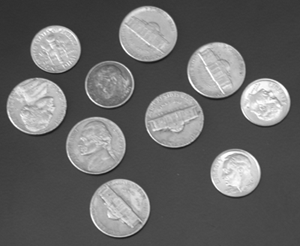
#> input picture images/gray/ten_coins.png, 300 x 246 px
$ python example_7_cc.py   (older library calls are emulated)
#> lines starting #> are read from the running program, lines starting #| are printed output that depends on the picture; after the words box and inside, x2 and y2 are one past the last pixel; in counts of white or black regions, pixels touching at a corner belong together
### pai_basis/pai_io.py
'''
Created on Aug 1, 2019

@author: jsaavedr
io functions
'''
import skimage.io as skio
import numpy as np
import basis

def imread(filename, as_gray = False):
#> called with filename = '../images/gray/ten_coins.png', as_gray = True
    image = skio.imread(filename, as_gray = as_gray)
#> image is the input picture: shape (246, 300); min 23, max 255, mean 103
    if image.dtype == np.float64 :
        image = basis.to_uint8(image)
    return image

### pai_basis/basis.py
'''
pai_basic.basis module
A set of basic functions to operate on gray-scale images
@author: jsaavedr
'''
import numpy as np
import scipy.ndimage.filters as nd_filters

#get histogram of an image
def get_histogram(gray_im):
    h=np.zeros(256, dtype=np.float32)
    for i in range(gray_im.shape[0]):
        for j in range(gray_im.shape[1]):
            h[gray_im[i,j]]+=1.0
    return h
#----------------------------------------------
def threshold(gray_im, th):
    bin_im = np.zeros(gray_im.shape, np.uint8)
    bin_im[gray_im>=th]=1
    return bin_im
#----------------------------------------------
#compute accum
def get_accum(histogram, length=256):
    accum=np.zeros(length)
    accum[0]=histogram[0]
    for i in range(1,length):
        accum[i]=accum[i-1]+histogram[i]
    return accum

#det otsu
def get_threshold_otsu(gray_im):
    h = get_histogram(gray_im)
#> h = 256 values, max 4264 at index 73, min 0 at index 0, mean 288.3
    h = h / np.sum(h)
#> h = 256 values, max 0.0578 at index 73, min 0 at index 0, mean 0.00391
    accum = get_accum(h)
#> after the loop in get_accum, `for i in range(1,length):`: accum = 256 values from 0 to 1
#> accum = 256 values from 0 to 1
    media_t = np.zeros(256,  np.float32)
    #compute media for each t in [0..255]
    for i in range(0,256):
        media_t[i] = media_t[i-1] + i*h[i]
#> after the loop, media_t = 256 values from 0 to 103
    mu = media_t[255]
#> mu = 103
    best_t = 0
    best_val = 0
    eps = 0.0001
    for t in range(1,256):
        w0 = accum[t]
        w1 = 1.0 - w0
        mu_0 = media_t[t] / (w0 + eps)
        mu_1 = (mu - media_t[t]) / (w1 + eps)
        val = w0*(mu_0 - mu)*(mu_0 - mu) + w1*(mu_1 - mu)*(mu_1 - mu)
        if val > best_val:
            best_val = val
            best_t = t
#> this loop made 255 passes
#> (w0, w1, mu_0, mu_1, val, best_val) on passes 1, 23, 24, 25, 26, 27, 28, 29, 30, 31, 32, 33: (0, 1, 0, 103, 0.000106, 0.000106), (1.36e-05, 1, 2.74, 103, 0.136, 0.136), (4.07e-05, 1, 6.84, 103, 0.376, 0.376), (0.000149, 1, 14.74, 103, 1.16, 1.16), (0.000217, 1, 17.15, 103, 1.6, 1.6), (0.000298, 1, 19.16, 103, 2.09, 2.09), (0.000474, 1, 21.87, 103, 3.12, 3.12), (0.000705, 0.999, 23.91, 103, 4.41, 4.41), (0.000908, 0.999, 25.14, 103, 5.5, 5.5), (0.00111, 0.999, 26.12, 103.1, 6.57, 6.57), (0.0013, 0.999, 26.92, 103.1, 7.53, 7.53), (0.0015, 0.998, 27.69, 103.1, 8.54, 8.54)
#> (w0, w1, mu_0, mu_1, val) on passes 2 to 7: (0, 1, 0, 103, 0.000106), (0, 1, 0, 103, 0.000106), (0, 1, 0, 103, 0.000106), (0, 1, 0, 103, 0.000106), (0, 1, 0, 103, 0.000106), (0, 1, 0, 103, 0.000106)
#> after the loop, best_t = 125; best_val = 2861.1
    return best_t

#equalization
# [54 lines left out: functions equalize_image, get_gaussian2d, constrast_stretching, to_uint8, add_gaussian_noise, get_borde, not called in this run]

### pai_basis/example_7_cc.py
'''
Created on Aug 7, 2019

@author: jsaavedr
'''
import basis
import pai_io
import bw
import skimage.measure as measure
import matplotlib.pyplot as plt
if __name__ == '__main__' :
    filename ='../images/gray/ten_coins.png'
    image=pai_io.imread(filename, as_gray = True)
    th_otsu = basis.get_threshold_otsu(image)
#> th_otsu = 125
    bin_image = basis.threshold(image, th_otsu)
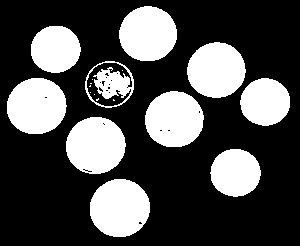
#> bin_image: shape (246, 300); values 0 (black) and 1 (white), 30.3% white; 18 white regions (8 under 20 px), largest, box (x1, y1, x2, y2) and area: (90, 179, 150, 237) 2750, (66, 117, 126, 174) 2671, (7, 78, 67, 134) 2652
    print(bin_image.shape)
#| (246, 300)
    label, num = measure.label(bin_image, return_num = True)
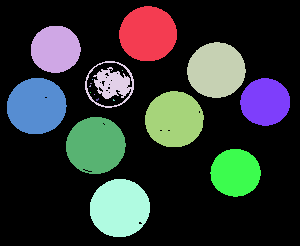
#> label: shape (246, 300) int64; 19 distinct labels, from 0 to 18; one colour per label, 0 black
#> num = 18

    fig, xs = plt.subplots(1,3)
    xs[0].imshow(image, cmap = 'gray')
    xs[0].set_title('Image')
    xs[1].imshow(bin_image, cmap = 'gray')
    xs[1].set_title('Binary')
    xs[2].imshow(label, cmap='jet')
    xs[2].set_title('Labels nc : {}'.format(num))
    for i in range(3):
        xs[i].set_axis_off()
    plt.show()
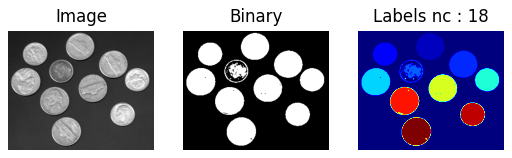
#> figure drawn by matplotlib, 3 panels
    #cc = bw.getCC(bin_image)
    #print(len(cc))
